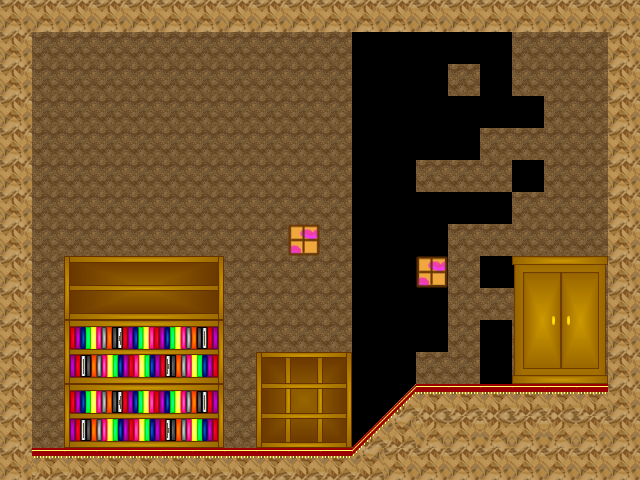

Rendered tile map (Tiled .tmx) drawn with the repository's tilesets; below, a short description and the map source with its tile grids summarised:
An orthogonal 20x15 tile map with 32x32 px tiles, 2 tile layers (Background, foreground), 2 tilesets.

<map version="1.0" orientation="orthogonal" width="20" height="15" tilewidth="32" tileheight="32">
 <tileset firstgid="1" name="6" tilewidth="32" tileheight="32">
  <image source="../images/6.png" width="256" height="256" />
 </tileset>
 <tileset firstgid="65" name="TheReallyLargeLibrary" tilewidth="32" tileheight="32">
  <image source="../images/TheReallyLargeLibrary.png" trans="ffffff" width="580" height="740" />
 </tileset>
 <layer name="Background" width="20" height="15">
  <data>[300 cells, 237 non-empty, 1 distinct tile ids]</data>
 </layer>
 <layer name="foreground" width="20" height="15">
  <data>[300 cells, 135 non-empty, 49 distinct tile ids]</data>
 </layer>
</map>
